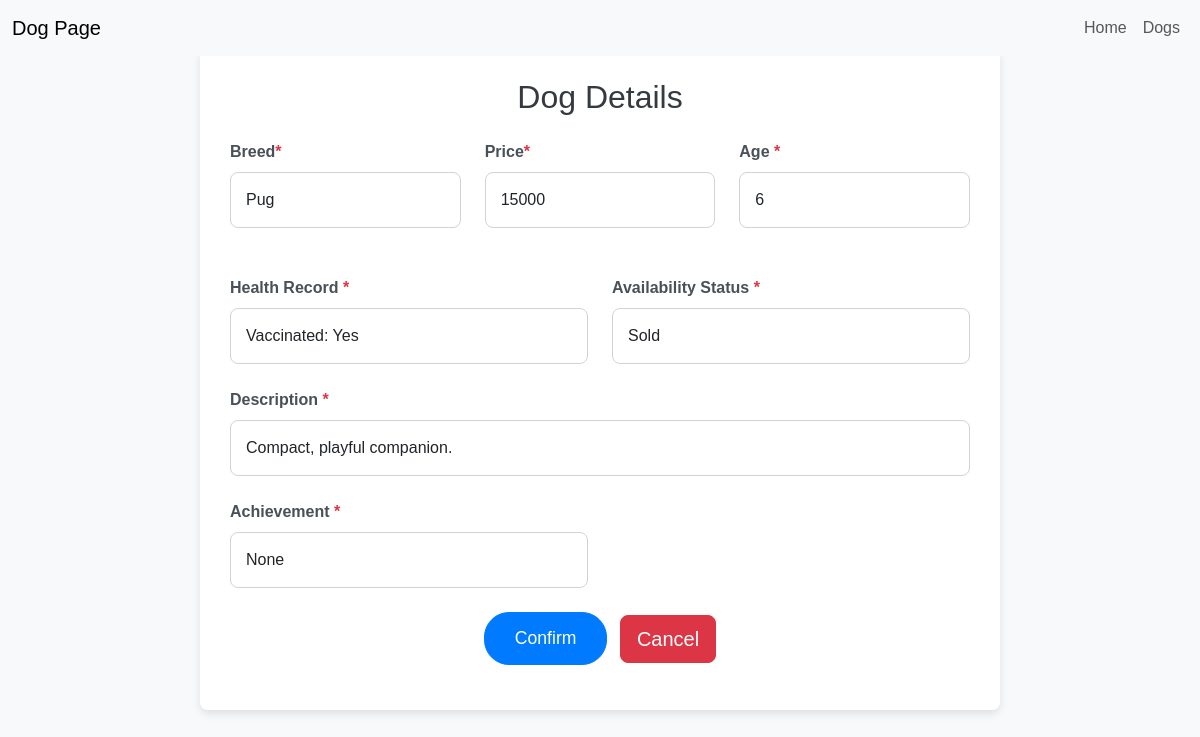
The app's page /edit_dog/4 with its own data.
### app.py (models this page shows)
class Pet(db.Model):
    __tablename__ = 'pet'
    pet_id = db.Column(db.Integer, primary_key=True)
    breed = db.Column(db.String(50), nullable=False)
    age_months = db.Column(db.Integer, nullable=False)
    health_records = db.Column(db.String(200))
    price = db.Column(db.Numeric, nullable=False)
    availability_status = db.Column(db.String(20))
    achivement = db.Column(db.String(200))
    image = db.Column(db.String(255))
    description = db.Column(db.String(200))

### app.py (the view, shortened to what this page needs)
@app.route('/edit_dog/<int:pet_id>', methods=['POST', 'GET'])
def edit_dog(pet_id):
    pet = db.session.query(Pet).filter_by(pet_id=pet_id).first()
    if not pet:
        flash("Pet not found", "error")
        return redirect(url_for('admin'))
    return render_template('edit_dog.html',pet=pet)

### app.py (called while the page is built)
@app.before_request
def ensure_fresh_session():
    if not session.get('initialized'):
        session.clear()
        session['initialized'] = True

### templates/edit_dog.html (shortened to what this page needs)
<!DOCTYPE html>
<html lang="en">
<head>
  <link href="https://cdn.jsdelivr.net/npm/bootstrap@5.3.3/dist/css/bootstrap.min.css" rel="stylesheet">
</head>
<body>
    <nav class="navbar navbar-expand-lg navbar-light bg-light fixed-top">
        <div class="container-fluid">
            <span class="navbar-brand mb-0 h1">Dog Page</span>
            <div class="collapse navbar-collapse" id="navbarNav">
                <ul class="navbar-nav ms-auto">
                    <li class="nav-item">
                        <a class="nav-link" href="#"> Home</a>
                    </li>
                    <li class="nav-item">
                        <a class="nav-link" href="{{ url_for('home') }}">Dogs</a>
                    </li>
                </ul>
            </div>
        </div>
    </nav>
  <div class="container mt-5">
    <h1 class="text-center mb-4">Dog Details</h1>
    <form action="{{ url_for('edit_dog', pet_id=pet.pet_id) }}" method="POST" class="mt-4">
      <div class="row g-4">
        <div class="col-md-4">
          <label for="breed" class="form-label">Breed<span class="text-danger">*</span></label>
          <input type="text" class="form-control" id="breed" name="breed" value="{{ pet.breed }}" required>
        </div>
        <div class="col-md-4">
            <label for="price" class="form-label">Price<span class="text-danger">*</span></label>
            <input type="text" class="form-control" id="price" name="price" value="{{ pet.price | round(0) }}" required>
        </div>
        <div class="col-md-4">
          <label for="age" class="form-label">Age <span class="text-danger">*</span></label>
          <input type="text" class="form-control" id="age" name="age" value="{{pet.age_months}}" required>
        </div>
        <div class="col-md-6">
          <label for="Health_Record" class="form-label">Health Record <span class="text-danger">*</span></label>
          <input type="Health_Record" class="form-control" id="Health_Record" name="Health_Record" value="{{pet.health_records}}" required>
        </div>
        <div class="col-md-6">
          <label for="Availability" class="form-label">Availability Status <span class="text-danger">*</span></label>
          <input type="text" class="form-control" id="Availability" name="Availability" value="{{pet.availability_status}}" required>
        </div>
        <div class="col-12">
          <label for="description" class="form-label">Description <span class="text-danger">*</span></label>
          <input type="description" class="form-control" id="description" name="description" value="{{pet.description}}" required>
          </div>
        <div class="col-md-6">
          <label for="achivement" class="form-label">Achievement <span class="text-danger">*</span></label>
          <input type="achivement" class="form-control" id="achivement" name="achivement" value="{{pet.achivement}}" required>
        </div>
        <div class="col-12 text-center">
          <button type="submit" class="btn btn-primary btn-lg">Confirm</button>
          <a href="{{ url_for('admin') }}" class="btn btn-danger btn-lg ms-2">Cancel</a>
        </div>
      </div>
    </form>
  </div>
</body>
</html>

### templates/edit_dog.html (style rules this page uses)
body { background-color: #f8f9fa; font-family: 'Arial', sans-serif; }
.container { max-width: 800px; background-color: #ffffff; padding: 30px; border-radius: 8px; box-shadow: 0 4px 8px rgba(0, 0, 0, 0.1); }
h1 { font-size: 2rem; color: #343a40; }
.form-label { font-weight: bold; color: #495057; }
.btn-primary { background-color: #007bff; border-color: #007bff; padding: 12px 30px; font-size: 1.1rem; border-radius: 25px; }
.form-control, textarea { border-radius: 8px; box-shadow: none; border-color: #ced4da; padding: 15px; }
.row { margin-bottom: 15px; }

### records on screen
Pet: breed "Pug", price "15000", age "6", Health_Record "Vaccinated: Yes", Availability "Sold", description "Compact, playful companion.", achivement "None"
